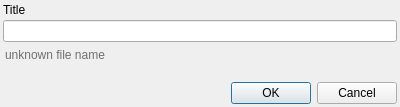
<ui version="4.0" >
 <class>DocProperty</class>
 <widget class="QDialog" name="DocProperty" >
  <property name="geometry" >
   <rect>
    <x>0</x>
    <y>0</y>
    <width>400</width>
    <height>107</height>
   </rect>
  </property>
  <property name="windowTitle" >
   <string>Document property</string>
  </property>
  <layout class="QVBoxLayout" name="verticalLayout" >
   <property name="spacing" >
    <number>3</number>
   </property>
   <property name="margin" >
    <number>3</number>
   </property>
   <item>
    <widget class="QLabel" name="label" >
     <property name="text" >
      <string>Title</string>
     </property>
     <property name="buddy" >
      <cstring>ETitle</cstring>
     </property>
    </widget>
   </item>
   <item>
    <widget class="QLineEdit" name="ETitle" />
   </item>
   <item>
    <widget class="QLineEdit" name="LEFileName" >
     <property name="palette" >
      <palette>
       <active>
        <colorrole role="Text" >
         <brush brushstyle="SolidPattern" >
          <color alpha="255" >
           <red>112</red>
           <green>112</green>
           <blue>112</blue>
          </color>
         </brush>
        </colorrole>
        <colorrole role="Base" >
         <brush brushstyle="SolidPattern" >
          <color alpha="0" >
           <red>255</red>
           <green>255</green>
           <blue>255</blue>
          </color>
         </brush>
        </colorrole>
       </active>
       <inactive>
        <colorrole role="Text" >
         <brush brushstyle="SolidPattern" >
          <color alpha="255" >
           <red>112</red>
           <green>112</green>
           <blue>112</blue>
          </color>
         </brush>
        </colorrole>
        <colorrole role="Base" >
         <brush brushstyle="SolidPattern" >
          <color alpha="0" >
           <red>255</red>
           <green>255</green>
           <blue>255</blue>
          </color>
         </brush>
        </colorrole>
       </inactive>
       <disabled>
        <colorrole role="Text" >
         <brush brushstyle="SolidPattern" >
          <color alpha="255" >
           <red>117</red>
           <green>116</green>
           <blue>118</blue>
          </color>
         </brush>
        </colorrole>
        <colorrole role="Base" >
         <brush brushstyle="SolidPattern" >
          <color alpha="255" >
           <red>235</red>
           <green>233</green>
           <blue>237</blue>
          </color>
         </brush>
        </colorrole>
       </disabled>
      </palette>
     </property>
     <property name="acceptDrops" >
      <bool>false</bool>
     </property>
     <property name="autoFillBackground" >
      <bool>true</bool>
     </property>
     <property name="text" >
      <string>unknown file name</string>
     </property>
     <property name="frame" >
      <bool>false</bool>
     </property>
     <property name="readOnly" >
      <bool>true</bool>
     </property>
    </widget>
   </item>
   <item>
    <spacer name="verticalSpacer" >
     <property name="orientation" >
      <enum>Qt::Vertical</enum>
     </property>
     <property name="sizeHint" stdset="0" >
      <size>
       <width>20</width>
       <height>5</height>
      </size>
     </property>
    </spacer>
   </item>
   <item>
    <layout class="QHBoxLayout" name="horizontalLayout" >
     <item>
      <spacer name="horizontalSpacer" >
       <property name="orientation" >
        <enum>Qt::Horizontal</enum>
       </property>
       <property name="sizeHint" stdset="0" >
        <size>
         <width>40</width>
         <height>20</height>
        </size>
       </property>
      </spacer>
     </item>
     <item>
      <widget class="QDialogButtonBox" name="buttonBox" >
       <property name="orientation" >
        <enum>Qt::Horizontal</enum>
       </property>
       <property name="standardButtons" >
        <set>QDialogButtonBox::Cancel|QDialogButtonBox::Ok</set>
       </property>
      </widget>
     </item>
    </layout>
   </item>
  </layout>
 </widget>
 <tabstops>
  <tabstop>ETitle</tabstop>
  <tabstop>buttonBox</tabstop>
  <tabstop>LEFileName</tabstop>
 </tabstops>
 <resources/>
 <connections>
  <connection>
   <sender>buttonBox</sender>
   <signal>accepted()</signal>
   <receiver>DocProperty</receiver>
   <slot>accept()</slot>
   <hints>
    <hint type="sourcelabel" >
     <x>248</x>
     <y>254</y>
    </hint>
    <hint type="destinationlabel" >
     <x>157</x>
     <y>274</y>
    </hint>
   </hints>
  </connection>
  <connection>
   <sender>buttonBox</sender>
   <signal>rejected()</signal>
   <receiver>DocProperty</receiver>
   <slot>reject()</slot>
   <hints>
    <hint type="sourcelabel" >
     <x>316</x>
     <y>260</y>
    </hint>
    <hint type="destinationlabel" >
     <x>286</x>
     <y>274</y>
    </hint>
   </hints>
  </connection>
 </connections>
</ui>
